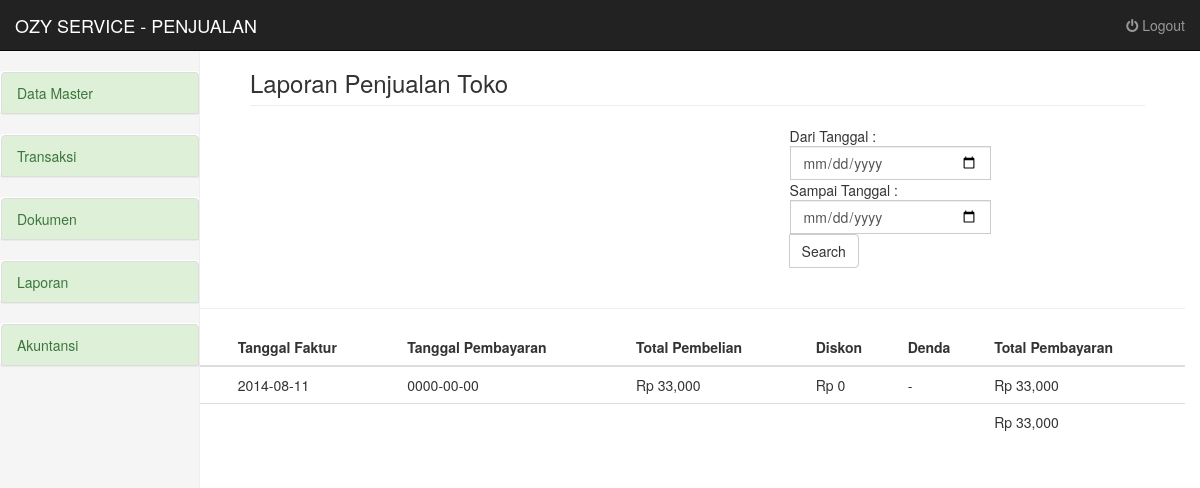
Screenshot of /penjualan/laporan_penjualan/index.php (signed in) with the database file from the repository.
### tables this page shows
CREATE TABLE IF NOT EXISTS `penjualan` (
  `kode_faktur` varchar(20) NOT NULL,
  `kode_transaksi` varchar(20) NOT NULL,
  `tanggal_jatuh_tempo` date NOT NULL,
  PRIMARY KEY (`kode_faktur`),
  UNIQUE KEY `kode_transaksi` (`kode_transaksi`)
);

CREATE TABLE IF NOT EXISTS `transaksi` (
  `kode_transaksi` varchar(20) NOT NULL,
  `id_pelanggan` varchar(20) NOT NULL,
  `tanggal_pesan` date NOT NULL,
  `tanggal_lunas` date NOT NULL,
  `diskon` int(20) NOT NULL,
  `total_harga` int(20) NOT NULL,
  PRIMARY KEY (`kode_transaksi`)
);

### penjualan/laporan_penjualan/index.php (the view, shortened to what this page needs)
<?php
require_once("../templates/header.php");
?>
<div class="col-sm-9 col-sm-offset-3 col-md-10 col-md-offset-2 main">
<h3 class="page-header"></i> Laporan Penjualan Toko</h3>
    <div class="row">
      <div class="col-lg-7">
      </div>
        <div class="col-lg-3">
        <form class="form-inline" method="GET" action="index.php">
        <div class="input-group">
          Dari Tanggal :
          <input type="date" class="form-control" name="dari_tgl" value="<?php echo $_GET['dari_tgl']; ?>">
        </div>
        <div class="input-group">
          Sampai Tanggal :
          <input type="date" class="form-control" name="sampai_tgl" value="<?php echo $_GET['sampai_tgl']; ?>">
        </div>
          <span class="input-group-btn">
            <button class="btn btn-default" type="submit">Search</button>
          </span>
        </div>
      </div>
    </div>
  <div class="row">
  <div class="col-md-12">
    <hr/>
    <?php
      $tg = $_GET["dari_tgl"];
      $tg2 = $_GET["sampai_tgl"];
      $result = mysql_query("SELECT * FROM penjualan JOIN transaksi ON (penjualan.kode_transaksi = transaksi.kode_transaksi) WHERE transaksi.tanggal_lunas >= '$tg' AND transaksi.tanggal_lunas <= '$tg2'");
      $found = mysql_num_rows($result);
      if($found != 0 ){
    ?>
    <table class="table table-hover">
      <thead>
        <tr>
          <th>No</th>
          <th>Kode faktur </th>
          <th>Tanggal Faktur </th>
          <th>Tanggal Pembayaran </th>
          <th>Total Pembelian </th>
          <th>Diskon</th>
          <th>Denda</th>
          <th>Total Pembayaran</th>
        </tr>
      </thead>
      <tbody>
        <?php
        $no = 1;
        $total=0;
        while($row = mysql_fetch_array($result))
          {
        ?>
        <tr>
          <td><?php echo $no; ?>.</td>
          <td><?php echo $row['kode_faktur']; ?></td>
          <td><?php echo $row['tanggal_pesan']; ?></td>
          <td><?php echo $row['tanggal_lunas']; ?></td>
          <td>Rp <?php echo number_format($row['total_harga']); ?></td>
          <td><?php
            if($row['diskon']>=0){
              echo "Rp ".number_format($row['diskon']);
            } else {
              echo "-";
            }
          ?></td>
          <td><?php
            if($row['diskon']<0){
              echo "Rp ".number_format($row['diskon']*-1);
            } else {
              echo "-";
            }
          ?></td>
          <td><?php echo "Rp ".number_format($row['total_harga']-$row['diskon']); ?></td>
        </tr>
        <?php
          $total = $total + ($row['total_harga']-$row['diskon']);
          $no++;
          }
        ?>
        <tr>
          <td colspan="7">Total</td>
          <td><?php echo "Rp ".number_format($total); ?></td>
        </tr>
      </tbody>
    </table>
    <?php } else {?>
      <h1 align="center">Not Found...!!!</h1>
    <?php } ?>
  </div>
  </div>
</div>
<?php require_once("../templates/footer.php"); ?>

### assets/css/dashboard.css (style rules this page uses)
body { padding-top: 50px; }
.main { padding: 20px; }
@media (min-width: 768px) { .main { padding-right: 40px; padding-left: 40px; } }
.main .page-header { margin-top: 0; }

### rows the page displays
penjualan: kode_transaksi.tanggal_pesan "2014-08-11", kode_transaksi.tanggal_lunas "0000-00-00", kode_transaksi.total_harga "33,000", kode_transaksi.diskon "0", $row['total_harga']-$row['diskon'] "33,000"

### other values shown
$total "33,000"
